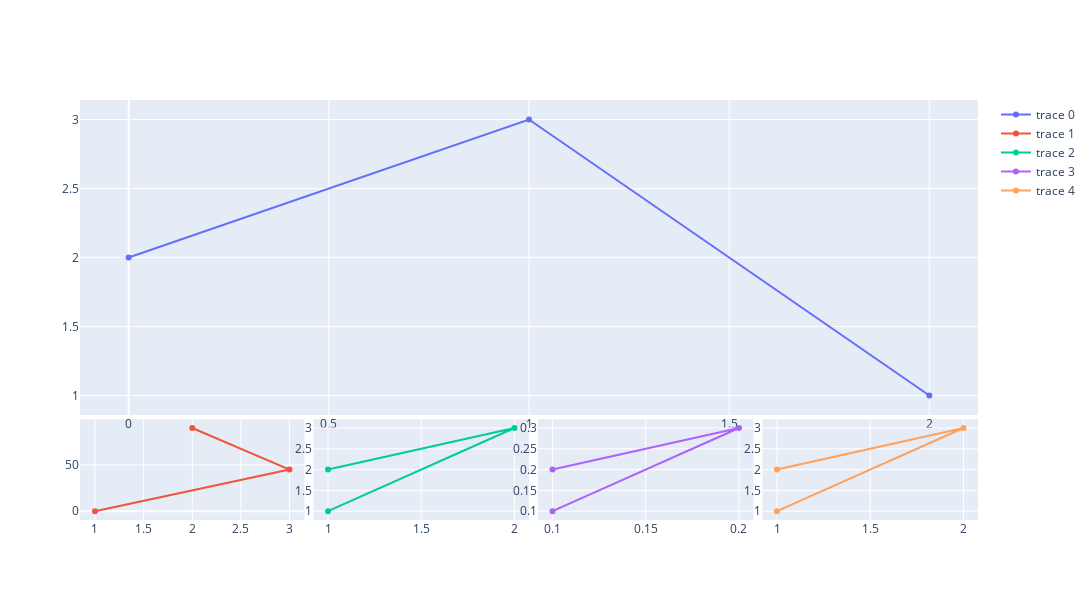

Here is the notebook cell this chart was saved with:
### Code cell
fig = make_subplots(rows=2, cols=4, row_heights=[0.6, 0.2], vertical_spacing=0.2, horizontal_spacing=0.2, specs=[[{"colspan": 4}, None, None, None], 
           [{}, {},  {}, {}]])

fig.update_layout(
        width=1200,
        height=600,
        xaxis=dict(domain=[0, 1]),
        yaxis=dict(domain=[0.25, 1]),
        xaxis2=dict(domain=[0, 0.25]),
        yaxis2=dict(domain=[0., 0.24]),
        xaxis3=dict(domain=[0.26, 0.5]),
        yaxis3=dict( domain=[0., 0.24]),
        xaxis4=dict(domain=[0.51, 0.75]),
        yaxis4=dict(domain=[0., 0.24]),
        xaxis5=dict(domain=[0.76, 1]),
        yaxis5=dict(domain=[0., 0.24]),
        # Create title and add play description at the bottom of the chart for better visual appeal
    )

old_layout = fig.layout
fig = go.Figure(data=
    [go.Scatter(y=[2, 3, 1], xaxis="x", yaxis="y"),
     go.Scatter(x=[1, 3, 2], y=[0, 45, 90], xaxis="x2", yaxis="y2"),
     go.Scatter(x=[1, 2, 1], y=[2, 3, 1], xaxis="x3", yaxis="y3"),
     go.Scatter(x=[0.1, 0.2, 0.1],y=[0.2, 0.3, 0.1], xaxis="x4", yaxis="y4"),
    go.Scatter(x=[1, 2, 1], y=[2, 3, 1], xaxis="x5", yaxis="y5")],
    layout=fig.layout)
fig

### Figure 1 — Plotly figure (JSON) as saved in the notebook; plotly's stock layout.template omitted (floating-point values rounded to 4 significant figures)
{"data": [{"type": "scatter", "xaxis": "x", "y": [2, 3, 1], "yaxis": "y"}, {"type": "scatter", "x": [1, 3, 2], "xaxis": "x2", "y": [0, 45, 90], "yaxis": "y2"}, {"type": "scatter", "x": [1, 2, 1], "xaxis": "x3", "y": [2, 3, 1], "yaxis": "y3"}, {"type": "scatter", "x": [0.1, 0.2, 0.1], "xaxis": "x4", "y": [0.2, 0.3, 0.1], "yaxis": "y4"}, {"type": "scatter", "x": [1, 2, 1], "xaxis": "x5", "y": [2, 3, 1], "yaxis": "y5"}], "layout": {"height": 600, "width": 1200, "xaxis": {"anchor": "y", "domain": [0, 1]}, "xaxis2": {"anchor": "y2", "domain": [0, 0.25]}, "xaxis3": {"anchor": "y3", "domain": [0.26, 0.5]}, "xaxis4": {"anchor": "y4", "domain": [0.51, 0.75]}, "xaxis5": {"anchor": "y5", "domain": [0.76, 1]}, "yaxis": {"anchor": "x", "domain": [0.25, 1]}, "yaxis2": {"anchor": "x2", "domain": [0, 0.24]}, "yaxis3": {"anchor": "x3", "domain": [0, 0.24]}, "yaxis4": {"anchor": "x4", "domain": [0, 0.24]}, "yaxis5": {"anchor": "x5", "domain": [0, 0.24]}}}
